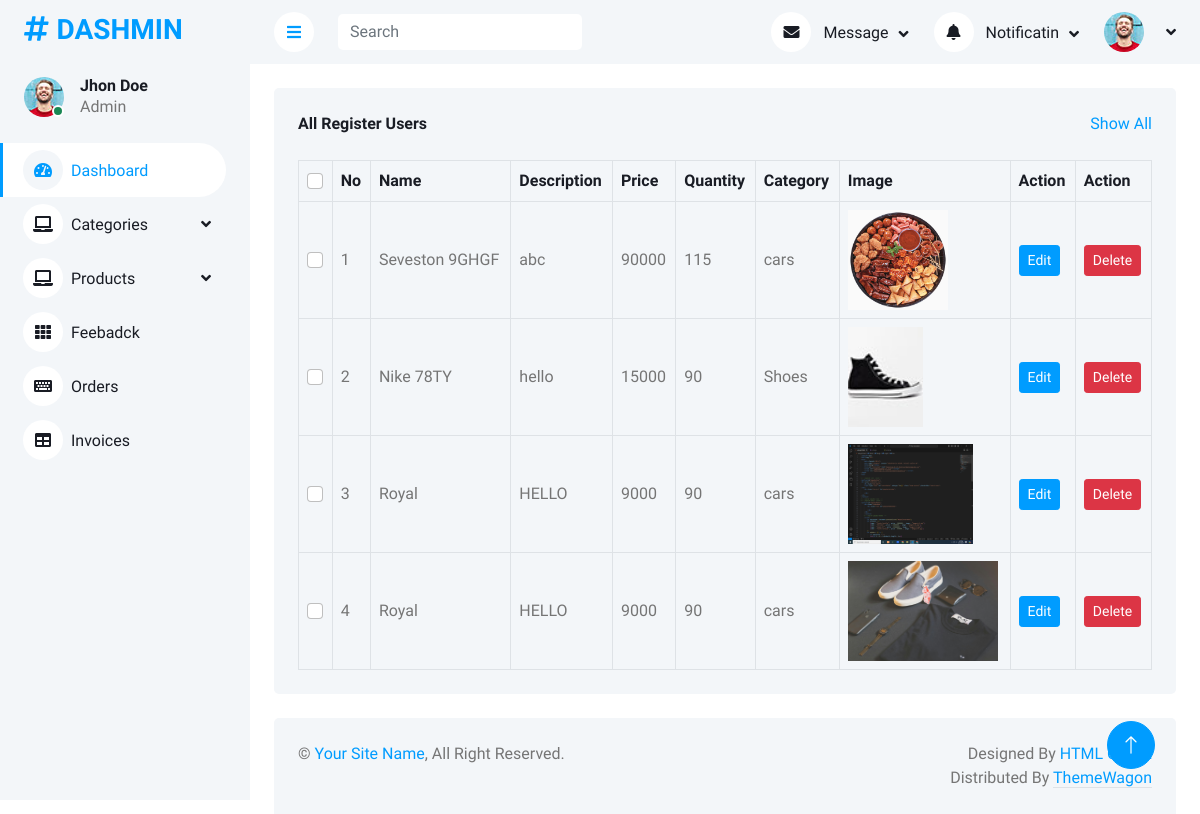
/adminPanel/viewProducts.php, run on the app's committed database.
### tables this page shows
CREATE TABLE `products` (
  `id` int(11) NOT NULL,
  `name` varchar(200) NOT NULL,
  `des` varchar(200) NOT NULL,
  `price` int(11) NOT NULL,
  `qty` int(11) NOT NULL,
  `image` varchar(200) NOT NULL,
  `c_id` int(11) NOT NULL
);

CREATE TABLE `categories` (
  `id` int(11) NOT NULL,
  `name` varchar(20) NOT NULL,
  `des` varchar(200) NOT NULL,
  `image` varchar(200) NOT NULL
);

### adminPanel/viewProducts.php (the view)
<?php
include("query.php");
include("header.php")
?>
<div class="container-fluid pt-4 px-4">
                <div class="bg-light text-center rounded p-4">
                    <div class="d-flex align-items-center justify-content-between mb-4">
                        <h6 class="mb-0">All Register Users</h6>
                        <a href="">Show All</a>
                    </div>
                    <div class="table-responsive">
                        <table class="table text-start align-middle table-bordered table-hover mb-0">
                            <thead>
                                <tr class="text-dark">
                                    <th scope="col"><input class="form-check-input" type="checkbox"></th>
                                    <th scope="col">No</th>
                                    <th scope="col">Name</th>
                                    <th scope="col">Description</th>
                                    <th>Price</th>
                                    <th>Quantity</th>
                                    <th>Category</th>
                                    <th scope="col">Image</th>
                                    <th scope="col">Action</th>
                                    <th scope="col">Action</th>
                                </tr>
                            </thead>
                            <tbody>
                                  <?php
                                        $query = $pdo->query("select products.* , categories.id as catId , categories.name as catName from products inner join categories on products.c_id = categories.id");
                                        $allProducts = $query->fetchAll(PDO::FETCH_ASSOC);
                           foreach($allProducts as $product){
                                  ?>
                                <tr>
                                    <td><input class="form-check-input" type="checkbox"></td>
                                    <td><?php echo $product['id']?></td>
                                    <td><?php echo $product['name']?></td>
                                    <td><?php echo $product['des']?></td>
                                    <td><?php echo $product['price']?></td>
                                    <td><?php echo $product['qty']?></td>
                                    <td><?php echo $product['catName']?></td>
                                    <td><img height="100px" src="img/<?php echo $product['image']?>" alt=""></td>
                                    <td><a class="btn btn-sm btn-primary" href="editProduct.php?id=<?php echo $product['id']?>">Edit</a></td>
                                    <td><a class="btn btn-sm btn-danger" href="?cId=<?php echo  $product['id']?>">Delete</a></td>
                                </tr>
                                <?php
                                        }
                                        ?>
                            </tbody>
                        </table>
                    </div>
                </div>
            </div>
<?php
include("footer.php")
?>

### adminPanel/header.php (shortened to what this page needs)
<!DOCTYPE html>
<html lang="en">
<head>
    <link href="https://cdnjs.cloudflare.com/ajax/libs/font-awesome/5.10.0/css/all.min.css" rel="stylesheet">
    <link href="https://cdn.jsdelivr.net/npm/bootstrap-icons@1.4.1/font/bootstrap-icons.css" rel="stylesheet">
    <link href="lib/owlcarousel/assets/owl.carousel.min.css" rel="stylesheet">
    <link href="lib/tempusdominus/css/tempusdominus-bootstrap-4.min.css" rel="stylesheet" />
    <link href="css/bootstrap.min.css" rel="stylesheet">
    <link href="css/style.css" rel="stylesheet">
</head>
<body>
    <div class="container-xxl position-relative bg-white d-flex p-0">
        <div class="sidebar pe-4 pb-3">
            <nav class="navbar bg-light navbar-light">
                <a href="index.html" class="navbar-brand mx-4 mb-3">
                    <h3 class="text-primary"><i class="fa fa-hashtag me-2"></i>DASHMIN</h3>
                </a>
                <div class="d-flex align-items-center ms-4 mb-4">
                    <div class="position-relative">
                        <img class="rounded-circle" src="img/user.jpg" alt="" style="width: 40px; height: 40px;">
                        <div class="bg-success rounded-circle border border-2 border-white position-absolute end-0 bottom-0 p-1"></div>
                    </div>
                    <div class="ms-3">
                        <h6 class="mb-0">Jhon Doe</h6>
                        <span>Admin</span>
                    </div>
                </div>
                <div class="navbar-nav w-100">
                    <a href="index.php" class="nav-item nav-link active"><i class="fa fa-tachometer-alt me-2"></i>Dashboard</a>
                    <div class="nav-item dropdown">
                        <a href="#" class="nav-link dropdown-toggle" data-bs-toggle="dropdown"><i class="fa fa-laptop me-2"></i>Categories</a>
                    </div>
                    <div class="nav-item dropdown">
                        <a href="#" class="nav-link dropdown-toggle" data-bs-toggle="dropdown"><i class="fa fa-laptop me-2"></i>Products</a>
                    </div>
                    <a href="feedback.php" class="nav-item nav-link"><i class="fa fa-th me-2"></i>Feebadck</a>
                    <a href="orders.php" class="nav-item nav-link"><i class="fa fa-keyboard me-2"></i>Orders</a>
                    <a href="Invoice.php" class="nav-item nav-link"><i class="fa fa-table me-2"></i>Invoices</a>
                </div>
            </nav>
        </div>
        <div class="content">
            <nav class="navbar navbar-expand bg-light navbar-light sticky-top px-4 py-0">
                <a href="#" class="sidebar-toggler flex-shrink-0">
                    <i class="fa fa-bars"></i>
                </a>
                <form class="d-none d-md-flex ms-4">
                    <input class="form-control border-0" type="search" placeholder="Search">
                </form>
                <div class="navbar-nav align-items-center ms-auto">
                    <div class="nav-item dropdown">
                        <a href="#" class="nav-link dropdown-toggle" data-bs-toggle="dropdown">
                            <i class="fa fa-envelope me-lg-2"></i>
                            <span class="d-none d-lg-inline-flex">Message</span>
                        </a>
                    </div>
                    <div class="nav-item dropdown">
                        <a href="#" class="nav-link dropdown-toggle" data-bs-toggle="dropdown">
                            <i class="fa fa-bell me-lg-2"></i>
                            <span class="d-none d-lg-inline-flex">Notificatin</span>
                        </a>
                    </div>
                    <div class="nav-item dropdown">
                        <a href="#" class="nav-link dropdown-toggle" data-bs-toggle="dropdown">
                            <img class="rounded-circle me-lg-2" src="img/user.jpg" alt="" style="width: 40px; height: 40px;">
                        </a>
                    </div>
                </div>
            </nav>

### adminPanel/footer.php (shortened to what this page needs)
   <div class="container-fluid pt-4 px-4">
                <div class="bg-light rounded-top p-4">
                    <div class="row">
                        <div class="col-12 col-sm-6 text-center text-sm-start">
                            &copy; <a href="#">Your Site Name</a>, All Right Reserved.
                        </div>
                        <div class="col-12 col-sm-6 text-center text-sm-end">
                            Designed By <a href="https://htmlcodex.com">HTML Codex</a>
                        Distributed By <a class="border-bottom" href="https://themewagon.com" target="_blank">ThemeWagon</a>
                        </div>
                    </div>
                </div>
            </div>
        </div>
        <a href="#" class="btn btn-lg btn-primary btn-lg-square back-to-top"><i class="bi bi-arrow-up"></i></a>
    </div>
</body>
</html>

### adminPanel/css/style.css (style rules this page uses)
:root { --primary: #009CFF; --light: #F3F6F9; --dark: #191C24; }
.back-to-top { position: fixed; display: none; right: 45px; bottom: 45px; z-index: 99; }
.btn { transition: .5s; }
.btn.btn-primary { color: #FFFFFF; }
.btn-lg-square { width: 48px; height: 48px; }
.btn-square, .btn-sm-square, .btn-lg-square { padding: 0; display: inline-flex; align-items: center; justify-content: center; font-weight: normal; border-radius: 50px; }
.sidebar { position: fixed; top: 0; left: 0; bottom: 0; width: 250px; height: 100vh; overflow-y: auto; background: var(--light); transition: 0.5s; z-index: 999; }
.content { margin-left: 250px; min-height: 100vh; background: #FFFFFF; transition: 0.5s; }
@media (min-width: 992px) { .sidebar { margin-left: 0; } }
@media (min-width: 992px) { .content { width: calc(100% - 250px); } }
.sidebar .navbar .navbar-nav .nav-link { padding: 7px 20px; color: var(--dark); font-weight: 500; border-left: 3px solid var(--light); border-radius: 0 30px 30px 0; outline: none; }
.sidebar .navbar .navbar-nav .nav-link:hover, .sidebar .navbar .navbar-nav .nav-link.active { color: var(--primary); background: #FFFFFF; border-color: var(--primary); }
.sidebar .navbar .navbar-nav .nav-link i { width: 40px; height: 40px; display: inline-flex; align-items: center; justify-content: center; background: #FFFFFF; border-radius: 40px; }
.sidebar .navbar .navbar-nav .nav-link:hover i, .sidebar .navbar .navbar-nav .nav-link.active i { background: var(--light); }
.sidebar .navbar .dropdown-toggle::after { position: absolute; top: 15px; right: 15px; border: none; content: "\f107"; font-family: "Font Awesome 5 Free"; font-weight: 900; transition: .5s; }
.content .navbar .navbar-nav .nav-link { margin-left: 25px; padding: 12px 0; color: var(--dark); outline: none; }
.content .navbar .sidebar-toggler, .content .navbar .navbar-nav .nav-link i { width: 40px; height: 40px; display: inline-flex; align-items: center; justify-content: center; background: #FFFFFF; border-radius: 40px; }
.content .navbar .dropdown-toggle::after { margin-left: 6px; vertical-align: middle; border: none; content: "\f107"; font-family: "Font Awesome 5 Free"; font-weight: 900; transition: .5s; }

### data on the page
products: id "1", name "Seveston 9GHGF", des "abc", price "90000", qty "115", c.name "cars", image (picture)
products: id "2", name "Nike 78TY", des "hello", price "15000", qty "90", c.name "Shoes", image (picture)
products: id "3", name "Royal", des "HELLO", price "9000", qty "90", c.name "cars", image (picture)
products: id "4", name "Royal", des "HELLO", price "9000", qty "90", c.name "cars", image (picture)
